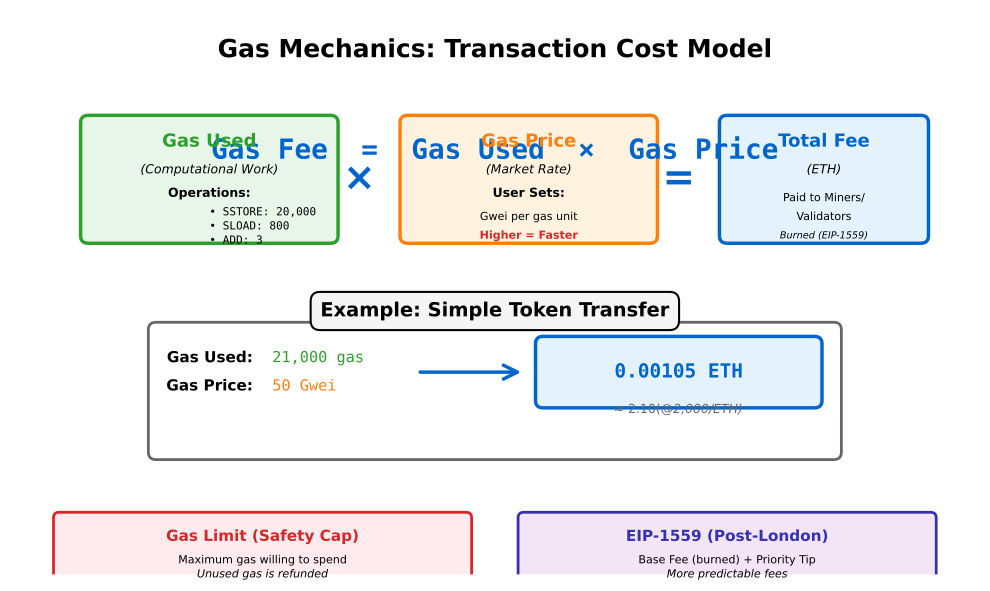

The Python source for this figure:
#!/usr/bin/env python3
"""
Gas Mechanics Chart
Visual formula: Gas Fee = Gas Used × Gas Price, with example
"""

import matplotlib.pyplot as plt
import matplotlib.patches as patches
from matplotlib.patches import FancyBboxPatch, FancyArrowPatch, Rectangle
import os

# Color palette
MLBLUE = '#0066CC'
MLORANGE = '#FF7F0E'
MLGREEN = '#2CA02C'
MLRED = '#D62728'
MLPURPLE = '#3333B2'

# Create figure
fig, ax = plt.subplots(figsize=(10, 6))
ax.set_xlim(0, 10)
ax.set_ylim(0, 6)
ax.axis('off')

# Title
ax.text(5, 5.7, 'Gas Mechanics: Transaction Cost Model',
        ha='center', va='top', fontsize=18, fontweight='bold')

# Main Formula Section
formula_y = 4.5
ax.text(5, formula_y, 'Gas Fee  =  Gas Used  ×  Gas Price',
        ha='center', va='center', fontsize=20, fontweight='bold',
        family='monospace', color=MLBLUE)

# Components breakdown
breakdown_y = 3.6

# Gas Used box
gas_used_box = FancyBboxPatch((0.8, breakdown_y), 2.5, 1.2,
                             boxstyle="round,pad=0.08",
                             edgecolor=MLGREEN, facecolor='#E8F5E9',
                             linewidth=2.5, zorder=2)
ax.add_patch(gas_used_box)
ax.text(2.05, breakdown_y+1.0, 'Gas Used', ha='center', va='center',
        fontsize=13, fontweight='bold', color=MLGREEN)
ax.text(2.05, breakdown_y+0.7, '(Computational Work)', ha='center', va='center',
        fontsize=9, style='italic')
ax.text(2.05, breakdown_y+0.45, 'Operations:', ha='center', va='center',
        fontsize=9, fontweight='bold')
ax.text(2.05, breakdown_y+0.25, '• SSTORE: 20,000', ha='left', va='center',
        fontsize=8, family='monospace')
ax.text(2.05, breakdown_y+0.1, '• SLOAD: 800', ha='left', va='center',
        fontsize=8, family='monospace')
ax.text(2.05, breakdown_y-0.05, '• ADD: 3', ha='left', va='center',
        fontsize=8, family='monospace')

# Multiplication symbol
ax.text(3.6, breakdown_y+0.6, '×', ha='center', va='center',
        fontsize=28, fontweight='bold', color=MLBLUE)

# Gas Price box
gas_price_box = FancyBboxPatch((4.1, breakdown_y), 2.5, 1.2,
                              boxstyle="round,pad=0.08",
                              edgecolor=MLORANGE, facecolor='#FFF3E0',
                              linewidth=2.5, zorder=2)
ax.add_patch(gas_price_box)
ax.text(5.35, breakdown_y+1.0, 'Gas Price', ha='center', va='center',
        fontsize=13, fontweight='bold', color=MLORANGE)
ax.text(5.35, breakdown_y+0.7, '(Market Rate)', ha='center', va='center',
        fontsize=9, style='italic')
ax.text(5.35, breakdown_y+0.45, 'User Sets:', ha='center', va='center',
        fontsize=9, fontweight='bold')
ax.text(5.35, breakdown_y+0.2, 'Gwei per gas unit', ha='center', va='center',
        fontsize=8)
ax.text(5.35, breakdown_y, 'Higher = Faster', ha='center', va='center',
        fontsize=8, color=MLRED, fontweight='bold')

# Equals symbol
ax.text(6.9, breakdown_y+0.6, '=', ha='center', va='center',
        fontsize=28, fontweight='bold', color=MLBLUE)

# Total Fee box
total_box = FancyBboxPatch((7.4, breakdown_y), 2.0, 1.2,
                          boxstyle="round,pad=0.08",
                          edgecolor=MLBLUE, facecolor='#E3F2FD',
                          linewidth=2.5, zorder=2)
ax.add_patch(total_box)
ax.text(8.4, breakdown_y+1.0, 'Total Fee', ha='center', va='center',
        fontsize=13, fontweight='bold', color=MLBLUE)
ax.text(8.4, breakdown_y+0.7, '(ETH)', ha='center', va='center',
        fontsize=9, style='italic')
ax.text(8.4, breakdown_y+0.4, 'Paid to Miners/', ha='center', va='center',
        fontsize=8)
ax.text(8.4, breakdown_y+0.2, 'Validators', ha='center', va='center',
        fontsize=8)
ax.text(8.4, breakdown_y, 'Burned (EIP-1559)', ha='center', va='center',
        fontsize=7, style='italic')

# Example Calculation Section
example_y = 2.0

# Example title
ax.text(5, example_y+0.8, 'Example: Simple Token Transfer',
        ha='center', va='center', fontsize=14, fontweight='bold',
        bbox=dict(boxstyle='round,pad=0.5', facecolor='#F5F5F5', edgecolor='black', linewidth=1.5))

# Example calculation boxes
calc_box = FancyBboxPatch((1.5, example_y-0.7), 7, 1.3,
                         boxstyle="round,pad=0.08",
                         edgecolor='#666666', facecolor='white',
                         linewidth=2, zorder=1)
ax.add_patch(calc_box)

# Step-by-step calculation
calc_text_y = example_y+0.3
ax.text(2.5, calc_text_y, 'Gas Used:', ha='right', va='center',
        fontsize=11, fontweight='bold')
ax.text(2.7, calc_text_y, '21,000 gas', ha='left', va='center',
        fontsize=11, family='monospace', color=MLGREEN)

ax.text(2.5, calc_text_y-0.3, 'Gas Price:', ha='right', va='center',
        fontsize=11, fontweight='bold')
ax.text(2.7, calc_text_y-0.3, '50 Gwei', ha='left', va='center',
        fontsize=11, family='monospace', color=MLORANGE)

# Arrow to result
arrow = FancyArrowPatch((4.2, calc_text_y-0.15), (5.3, calc_text_y-0.15),
                       arrowstyle='->', mutation_scale=25,
                       linewidth=2.5, color=MLBLUE)
ax.add_artist(arrow)

# Result
result_box = FancyBboxPatch((5.5, calc_text_y-0.45), 2.8, 0.6,
                           boxstyle="round,pad=0.08",
                           edgecolor=MLBLUE, facecolor='#E3F2FD',
                           linewidth=2.5, zorder=3)
ax.add_patch(result_box)
ax.text(6.9, calc_text_y-0.15, '0.00105 ETH', ha='center', va='center',
        fontsize=14, fontweight='bold', family='monospace', color=MLBLUE)

# Conversion to USD (example)
ax.text(6.9, calc_text_y-0.55, '≈ $2.10 (@ $2,000/ETH)', ha='center', va='center',
        fontsize=9, style='italic', color='#666666')

# Gas Limit explanation
gas_limit_y = 0.3
limit_box = FancyBboxPatch((0.5, gas_limit_y-0.5), 4.2, 0.8,
                          boxstyle="round,pad=0.06",
                          edgecolor=MLRED, facecolor='#FFEBEE',
                          linewidth=2, zorder=1)
ax.add_patch(limit_box)
ax.text(2.6, gas_limit_y+0.1, 'Gas Limit (Safety Cap)', ha='center', va='center',
        fontsize=11, fontweight='bold', color=MLRED)
ax.text(2.6, gas_limit_y-0.15, 'Maximum gas willing to spend', ha='center', va='center',
        fontsize=8)
ax.text(2.6, gas_limit_y-0.3, 'Unused gas is refunded', ha='center', va='center',
        fontsize=8, style='italic')

# EIP-1559 note
eip_box = FancyBboxPatch((5.3, gas_limit_y-0.5), 4.2, 0.8,
                        boxstyle="round,pad=0.06",
                        edgecolor=MLPURPLE, facecolor='#F3E5F5',
                        linewidth=2, zorder=1)
ax.add_patch(eip_box)
ax.text(7.4, gas_limit_y+0.1, 'EIP-1559 (Post-London)', ha='center', va='center',
        fontsize=11, fontweight='bold', color=MLPURPLE)
ax.text(7.4, gas_limit_y-0.15, 'Base Fee (burned) + Priority Tip', ha='center', va='center',
        fontsize=8)
ax.text(7.4, gas_limit_y-0.3, 'More predictable fees', ha='center', va='center',
        fontsize=8, style='italic')

plt.tight_layout()

# Save
output_dir = os.path.dirname(os.path.abspath(__file__))
output_path = os.path.join(output_dir, '02_gas_mechanics.pdf')
plt.savefig(output_path, dpi=300, bbox_inches='tight', format='pdf')
print(f"Chart saved to: {output_path}")

plt.show()
